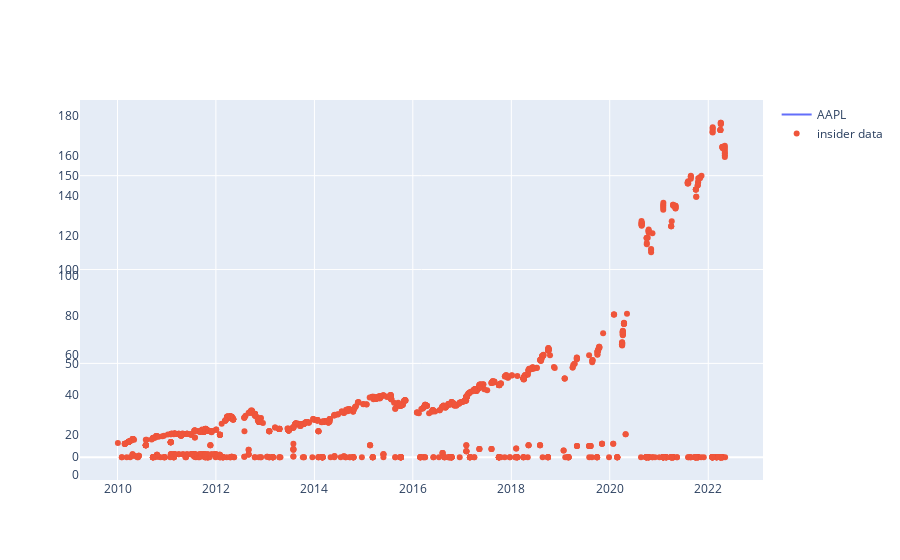

The notebook cell this image was saved under:
### Code cell
go.Figure(trace_list)

### Figure 1 — Plotly figure (JSON) as saved in the notebook; plotly's stock layout.template omitted (floating-point values rounded to 4 significant figures; data arrays with more than 128 entries replaced by an {"elided": "..."} marker saying what was removed)
{"data": [{"name": "AAPL", "type": "scatter", "x": {"elided": "1858 str values"}, "y": {"elided": "1858 float values"}, "yaxis": "y"}, {"mode": "markers", "name": "insider data", "type": "scatter", "x": {"elided": "2274 str values"}, "y": {"elided": "2274 float values"}, "yaxis": "y2"}], "layout": {}}
